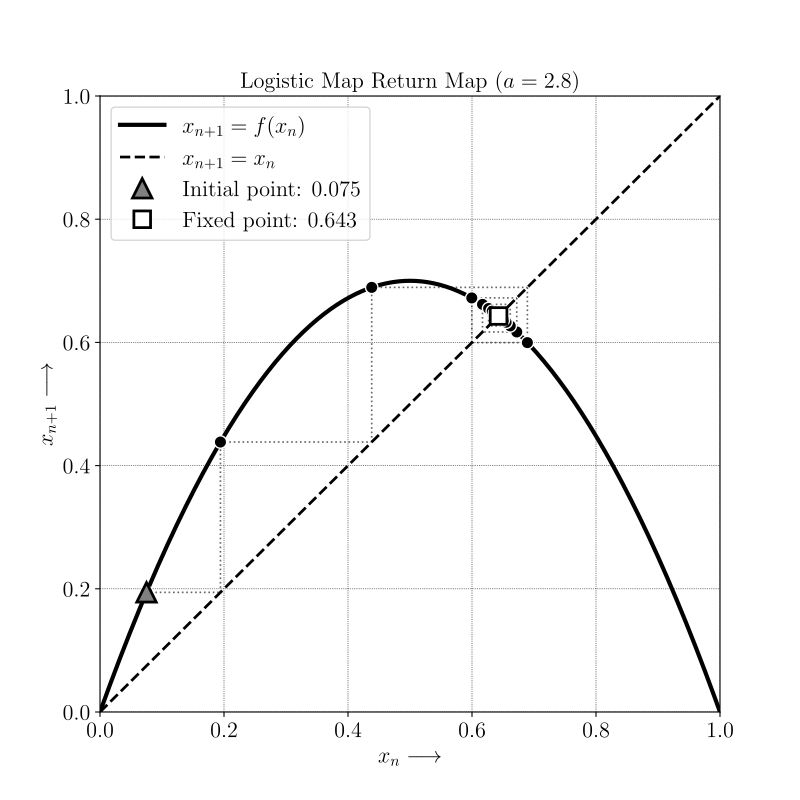

Write Python code to recreate this figure.
import matplotlib.pyplot as plt
import numpy as np
from matplotlib.backends.backend_pdf import PdfPages

# LaTeX設定
params = {
    "text.usetex": True,
    "text.latex.preamble": r"",
    "legend.fontsize": 16,
    "axes.labelsize": 16,
    "axes.titlesize": 16,
    "xtick.labelsize": 16,
    "ytick.labelsize": 16,
    "font.family": "serif",
    "grid.color": "k",
    "grid.linestyle": ":",
    "grid.linewidth": 0.5,
}
plt.rcParams.update(params)


def logistic_map(x, a):
    """ロジスティック写像: x_{n+1} = r*x_n*(1-x_n)"""
    return a * x * (1 - x)


def generate_logistic_trajectory(r, x0=0.5, num_points=1000, transient=100):
    """ロジスティック写像の軌道を生成"""
    trajectory = np.zeros(num_points + transient)
    trajectory[0] = x0  # 初期値

    for i in range(num_points + transient - 1):
        trajectory[i + 1] = logistic_map(trajectory[i], r)

    # 過渡状態を除去
    return trajectory[transient:]


def plot_logistic_return_map(a=3.8, x0=0.5, num_points=500, num_iterations=20):
    """ロジスティック写像のリターンマップを描画"""
    plt.figure(figsize=(8, 8))  # 軌道を生成
    trajectory = generate_logistic_trajectory(a, x0, num_points, transient=0)

    # ロジスティック写像の関数 f(x) = a*x*(1-x) を描画
    x_range = np.linspace(0, 1, 1000)
    f_values = logistic_map(x_range, a)
    plt.plot(x_range, f_values, color="black", linewidth=3, label=r"$x_{n+1} = f(x_n)$")

    # 対角線 x_{n+1} = x_n を描画
    plt.plot(
        x_range,
        x_range,
        color="black",
        linestyle="--",
        linewidth=2,
        label=r"$x_{n+1} = x_n$",
    )

    # リターンマップの軌跡を描画（最初のnum_iterations点のみ）
    x_n = trajectory[:num_iterations]
    x_n1 = trajectory[1 : num_iterations + 1]

    # 散布図をプロット
    plt.scatter(
        x_n,
        x_n1,
        s=80,
        alpha=1.0,
        color="black",
        zorder=5,
        edgecolors="white",
        linewidth=1.0,
    )

    # 初期値の打点を追加
    x0_mapped = logistic_map(x0, a)
    plt.plot(
        x0,
        x0_mapped,
        "^",
        color="black",
        markerfacecolor="gray",
        markersize=14,
        markeredgewidth=2,
        label=f"Initial point: {x0:.3f}",
        zorder=6,
    )

    # 軌跡を直角の線で結ぶ
    for i in range(len(x_n)):
        # 最初の垂直線はスキップして、2番目以降から描画
        if i > 0:
            # 垂直線: (x_n[i], x_n[i]) → (x_n[i], x_n1[i])
            plt.plot(
                [x_n[i], x_n[i]],
                [x_n[i], x_n1[i]],
                color="black",
                linewidth=1.2,
                alpha=0.6,
                linestyle=":",
            )
        # 最後の点は次がないので水平線を描かない
        if i < len(x_n) - 1:
            # 水平線: (x_n[i], x_n1[i]) → (x_n1[i], x_n1[i])
            plt.plot(
                [x_n[i], x_n1[i]],
                [x_n1[i], x_n1[i]],
                color="black",
                linewidth=1.2,
                alpha=0.6,
                linestyle=":",
            )

    # 固定点を計算して表示
    if a > 1:
        fixed_point = (a - 1) / a
        plt.plot(
            fixed_point,
            fixed_point,
            "s",
            color="black",
            markerfacecolor="white",
            markersize=12,
            markeredgewidth=2,
            label=rf"Fixed point: {fixed_point:.3f}",
            zorder=7,
        )

    plt.title(f"Logistic Map Return Map ($a = {a}$)")
    plt.xlabel(r"$x_n \longrightarrow$")
    plt.ylabel(r"$x_{n+1} \longrightarrow$")
    plt.legend()
    plt.grid(True)
    plt.xlim(0, 1)
    plt.ylim(0, 1)

    # PDFで保存
    pdf = PdfPages("logistic_return.pdf")
    pdf.savefig(dpi=300)
    pdf.close()

    plt.show()


if __name__ == "__main__":
    # リターンマップを描画
    plot_logistic_return_map(a=2.8, x0=0.075, num_points=500, num_iterations=32)
